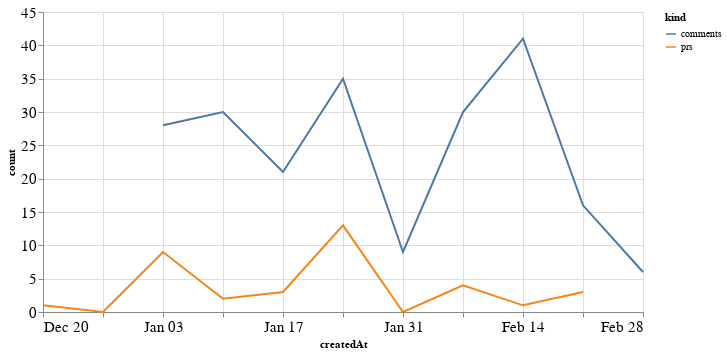

Write notebook code for a chart like this one.
### Code cell
alt.Chart(total_time, width=600).mark_line().encode(
    x='createdAt',
    y='count',
    color='kind'
)

### Figure 1 — Vega-Lite specification as saved in the notebook (floating-point values rounded to 4 significant figures)
{"config": {"axisLeft": {"labelFontSize": 15}, "axisBottom": {"labelFontSize": 15}}, "data": {"name": "data-d477d1ca30a95817385b6d18ca67d9cd"}, "mark": "line", "encoding": {"color": {"type": "nominal", "field": "kind"}, "x": {"type": "temporal", "field": "createdAt"}, "y": {"type": "quantitative", "field": "count"}}, "width": 600, "$schema": "https://vega.github.io/schema/vega-lite/v4.8.1.json", "datasets": {"data-d477d1ca30a95817385b6d18ca67d9cd": [{"createdAt": "2020-12-20T00:00:00", "kind": "prs", "count": 1.0}, {"createdAt": "2020-12-27T00:00:00", "kind": "prs", "count": 0.0}, {"createdAt": "2021-01-03T00:00:00", "kind": "prs", "count": 9.0}, {"createdAt": "2021-01-10T00:00:00", "kind": "prs", "count": 2.0}, {"createdAt": "2021-01-17T00:00:00", "kind": "prs", "count": 3.0}, {"createdAt": "2021-01-24T00:00:00", "kind": "prs", "count": 13.0}, {"createdAt": "2021-01-31T00:00:00", "kind": "prs", "count": 0.0}, {"createdAt": "2021-02-07T00:00:00", "kind": "prs", "count": 4.0}, {"createdAt": "2021-02-14T00:00:00", "kind": "prs", "count": 1.0}, {"createdAt": "2021-02-21T00:00:00", "kind": "prs", "count": 3.0}, {"createdAt": "2021-02-28T00:00:00", "kind": "prs", "count": null}, {"createdAt": "2020-12-20T00:00:00", "kind": "comments", "count": null}, {"createdAt": "2020-12-27T00:00:00", "kind": "comments", "count": null}, {"createdAt": "2021-01-03T00:00:00", "kind": "comments", "count": 28.0}, {"createdAt": "2021-01-10T00:00:00", "kind": "comments", "count": 30.0}, {"createdAt": "2021-01-17T00:00:00", "kind": "comments", "count": 21.0}, {"createdAt": "2021-01-24T00:00:00", "kind": "comments", "count": 35.0}, {"createdAt": "2021-01-31T00:00:00", "kind": "comments", "count": 9.0}, {"createdAt": "2021-02-07T00:00:00", "kind": "comments", "count": 30.0}, {"createdAt": "2021-02-14T00:00:00", "kind": "comments", "count": 41.0}, {"createdAt": "2021-02-21T00:00:00", "kind": "comments", "count": 16.0}, {"createdAt": "2021-02-28T00:00:00", "kind": "comments", "count": 6.0}]}}
